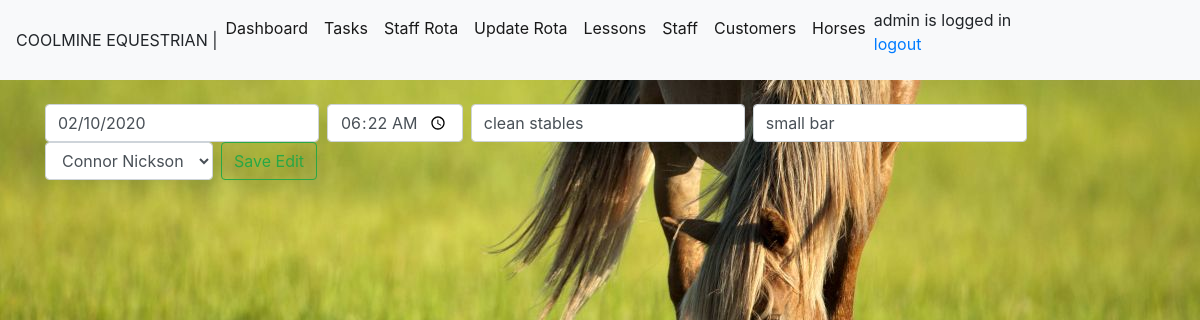
Screenshot of /edittask/13 (signed in) with the database file from the repository.
### module_task/models.py (models this page shows, shortened)
class TaskList(models.Model):
    taskdate=models.DateField(auto_now_add=False, auto_now=False)
    tasktime=models.TimeField(auto_now_add=False, auto_now=False,blank=True,null=True)
    taskdesc = models.CharField(max_length=200)
    location= models.CharField(max_length=50)
    assingees= models.ForeignKey(StaffList,blank=True,null=True, on_delete=models.CASCADE,limit_choices_to={'termindate': None},)
    completed = models.BooleanField(default=False)
    comments=models.CharField(max_length=100,blank=True)

class StaffList(models.Model):
    staffname= models.CharField(max_length=50)
    staffdob=models.DateField(blank=True, null=True)
    staffaddress= models.CharField(max_length=200,blank=True, null=True)
    staffemail= models.EmailField(blank=True, null=True)
    staffphone=models.CharField(max_length=30,blank=True, null=True)
    staffcontract = models.CharField(null=True,max_length=20)
    startdate=models.DateField(blank=True, null=True)
    termindate =models.DateField(blank=True, null=True)
    staffqual =models.CharField(max_length=250, blank=True,null=True)

### module_task/views.py (the view)
# urls.py: path('edittask/<task_id>', views.edittask, name='edittask'),
@login_required
def edittask(request, task_id):
    if request.method == 'POST':
        task = TaskList.objects.get(pk=task_id)
        all_staff = StaffList.objects.all
        form = TaskListForm(request.POST or None, instance=task)
        form.save()
        messages.success(request, ('Task has been modified!'))
        return redirect('task')
    else:
        task = TaskList.objects.get(pk=task_id)
        all_staff = StaffList.objects.all
        return render(request,'edittask.html' ,{'task': task,'all_staff': all_staff})

### module_task/templates/edittask.html (shortened to what this page needs)
{%extends 'base.html'%}
{% block content %}
    {% if task %}
        <form class="form-inline my-2 my-lg-0" method="POST">{% csrf_token %}
        <input class="form-control mr-sm-2" type="text" placeholder="Date" id="datepicker" value="{{task.taskdate|date:"SHORT_DATE_FORMAT"}}" aria-label="Add" name="taskdate">
        <input class="form-control mr-sm-2" type="time"  value="{{task.tasktime|time:"H:i"}}" aria-label="Add" name="tasktime">
        <input class="form-control mr-sm-2" type="add" placeholder="Description" value="{{task.taskdesc}}" aria-label="Add" name="taskdesc">
        <input class="form-control mr-sm-2" type="add" placeholder="Location" value="{{task.location}}" aria-label="Add" name="location">
        <select class="form-control mr-sm-2" name="assingees">
        {% if task.assingees is not None%}
            <option value="{{task.assingees.id}}" selected="selected">{{task.assingees.staffname}}</option>
        {% endif %}
        </select>
        <button class="btn btn-outline-success my-2 my-sm-0" type="submit">Save Edit</button>
        </form>
    {% endif %}
{% endblock %}

### module_task/templates/base.html (shortened to what this page needs)
{% load static %}
<!doctype html>
<html lang="en">
  <head>
    <link rel="stylesheet" href="https://stackpath.bootstrapcdn.com/bootstrap/4.3.1/css/bootstrap.min.css">
    <link rel="stylesheet" href="{% static 'css/style.css' %}">
    <link rel="stylesheet" href="{% static 'js/jquery-ui-1.12.1/jquery-ui.min.css' %}">
    <link rel="stylesheet" href="{% static 'js/jquery-ui-1.12.1/jquery-ui.structure.min.css' %}">
    <link rel="stylesheet" href="{% static 'js/jquery-ui-1.12.1/jquery-ui.theme.min.css' %}">  <link rel="stylesheet" href="//code.jquery.com/ui/1.12.1/themes/base/jquery-ui.css">
  <body>
        <nav class="navbar navbar-expand-lg navbar-light bg-light >
          <a class="navbar-brand" >COOLMINE EQUESTRIAN        |  </a>
                <div class="collapse navbar-collapse" id="navbarSupportedContent">
                  <ul class="navbar-nav mr-auto">
                    <li class="nav-item active">
                      <a class="nav-link" href="/">Dashboard <span class="sr-only">(current)</span></a>
                    </li>
                    <li class="nav-item active">
                      <a class="nav-link" href="{% url 'task' %}">Tasks</a>
                      <li class="nav-item active">
                      <a class="nav-link" href="{% url 'rotaview' %}">Staff Rota</a>
                    </li>
                     </li>
                      {% ifequal user.username "admin" %}
                      <li class="nav-item active">
                      <a class="nav-link" href="{% url 'rota' %}">Update Rota</a>
                    </li>
                      {% endifequal %}
                      <li class="nav-item active">
                      <a class="nav-link" href="{% url 'lessons' %}">Lessons</a>
                    </li>
                    {% ifequal user.username "admin" %}
                      <li class="nav-item active">
                      <a class="nav-link" href="{% url 'staff' %}">Staff</a>
                    {% endifequal %}
                    </li>
                    <li class="nav-item active">
                      <a class="nav-link" href="{% url 'people' %}">Customers</a>
                    </li>
                    <li class="nav-item active">
                      <a class="nav-link" href="{% url 'horses' %}">Horses</a>
                    </li>
                    <span style = "float: right;">
                    {% if user.is_authenticated %}
                     {{ user.username }} is logged in
                     <p><a href="{% url 'logout' %}">logout</a></p>
                    {% else %}
                      <p>You are not logged in</p>
                    {% endif %}
                    </span>
                  </ul>
                </div>
              </nav>
    <div class="container">
    {% block content %}
    {% endblock %}
    </div>

### static/css/style.css (style rules this page uses)
body { background-image: url( '../images/grasshorse.jpg' ); background-repeat: no-repeat; background-size: cover }

### rows the page displays
TaskList: taskdate "02/10/2020", tasktime "06:22", taskdesc "clean stables", location "small bar", assingees "Connor Nickson"

### other values shown
{{ user.username }} "admin"
